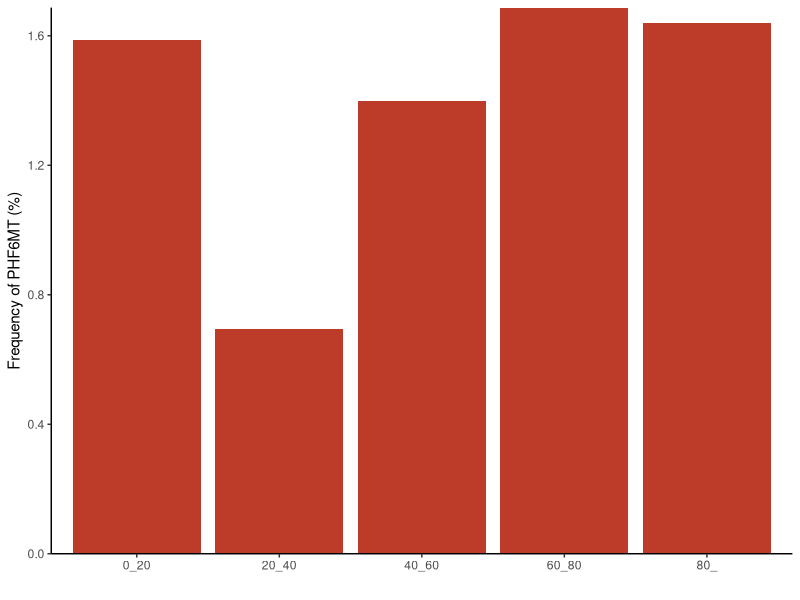

The R source for this figure: (Note: this script raises an error after producing the figure.)
data <- c("0_20", "20_40", "40_60", "60_80", "80_")
data <- as.data.frame(data)
colnames(data) <- "group"
data$percent <- c(1/63*100, 4/577*100, 24/1716*100, 69/4090*100, 11/671*100)
data$color <- c(1, 1, 1, 1, 1)
data$color <- as.factor(data$color)

library(ggplot2)
library(ggsci)
g <- ggplot(data, aes(x=group, y=percent, fill=color))
g <- g + geom_bar(stat="identity")
g <- g + xlab("") + ylab("Frequency of PHF6MT (%)")
g <- g + scale_y_continuous(expand=c(0,0))
g <- g + scale_fill_nejm()
g <- g + theme_classic()
g <- g + theme(legend.position="none")
g

scale_fill_nejm()(1)
